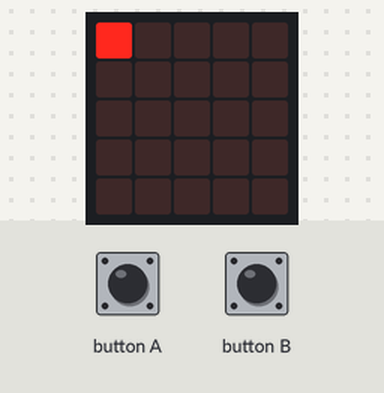
A program run on a simulated BBC micro:bit (MakeCode). On the bench: the board's 5×5 LED display. The inputs (shaded band) are chosen by the test bench.

Above: at 1.2 s.
1.3 s: button A pressed for 0.15 s
At 1.7 s:
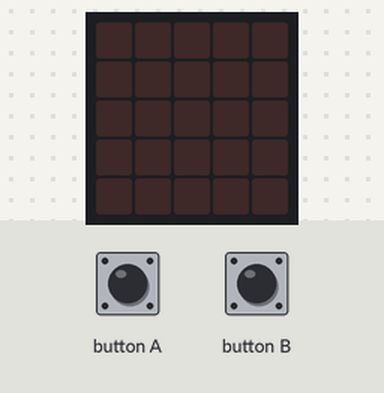
2.9 s: button B pressed for 0.15 s
At 4.2 s:
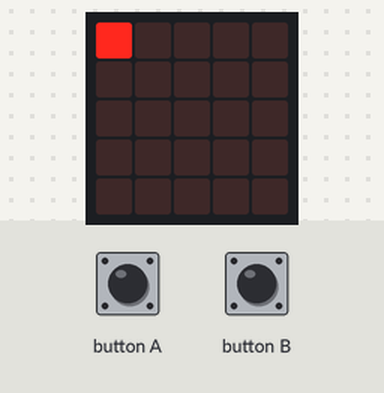
4.5 s: button B pressed for 0.15 s
At 5.4 s:
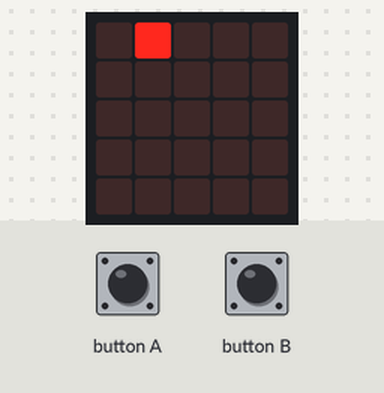
6.1 s: button B pressed for 0.15 s
At 6.6 s:
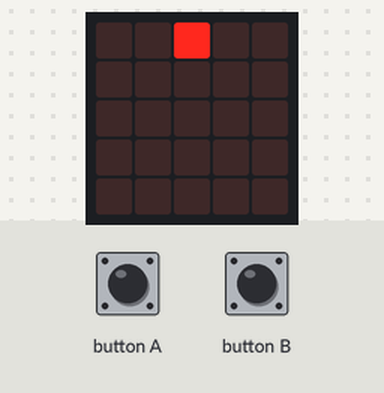
7.7 s: button B pressed for 0.15 s
At 9.0 s:
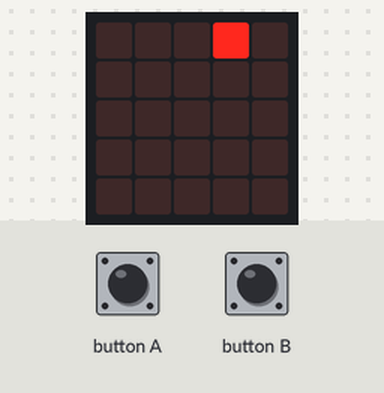
9.3 s: button B pressed for 0.15 s
At 10.2 s:
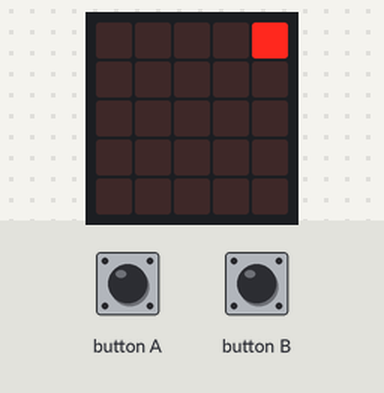
Timing chart, 0 to 11.9 s (numbered marks = the images above; inputs shaded):
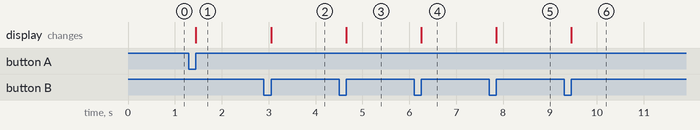

The program:

main.ts
```typescript
input.onButtonPressed(Button.A, function () {
    if (x >= 0) {
        led.unplot(x, y)
        x += -1
        led.plot(x, y)
    }
})
input.onButtonPressed(Button.B, function () {
    if (x <= 4) {
        led.unplot(x, y)
        x += 1
        led.plot(x, y)
    }
})
let y = 0
let x = 0
x = 0
y = 0
led.plot(x, y)
```

test.ts
```typescript
// les tests vont ici ; cela ne sera pas compilé si ce paquet est utilisé en tant qu'extension.
```

Measured:
- after the input at 1.3 s, the display: changes after 0.15 s (image 1)
- after the input at 2.9 s, the display: changes after 0.15 s (image 2)
- after the input at 4.5 s, the display: changes after 0.15 s (image 3)
- after the input at 6.1 s, the display: changes after 0.15 s (image 4)
- after the input at 7.7 s, the display: changes after 0.15 s (image 5)
- after the input at 9.3 s, the display: changes after 0.15 s (image 6)
